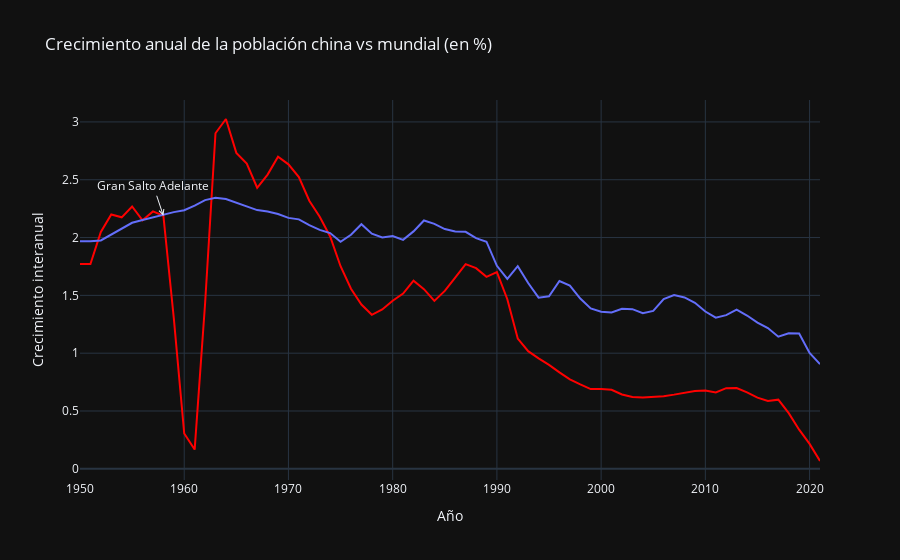

Here is the notebook cell this chart was saved with:
### Code cell
# Hago una copia de la figura anterior añadiendo una anotación explicativa.

fig_gran_salto_adelante = go.Figure(fig_comparar_var_pobl)
fig_gran_salto_adelante.add_annotation(x=1958, y=df_var_interanual_china.loc[df_var_interanual_china["Año"] == 1958, "Crecimiento interanual"].iloc[0],
                    text="Gran Salto Adelante",
                    showarrow=True, arrowhead=5)
fig_gran_salto_adelante.show()

### Figure 1 — Plotly figure (JSON) as saved in the notebook; plotly's stock layout.template omitted (floating-point values rounded to 4 significant figures)
{"data": [{"hovertemplate": "Año=%{x}<br>Crecimiento interanual=%{y}<extra></extra>", "legendgroup": "", "line": {"color": "red", "dash": "solid"}, "marker": {"symbol": "circle"}, "mode": "lines", "name": "", "orientation": "v", "showlegend": false, "type": "scatter", "x": [1950, 1951, 1952, 1953, 1954, 1955, 1956, 1957, 1958, 1959, 1960, 1961, 1962, 1963, 1964, 1965, 1966, 1967, 1968, 1969, 1970, 1971, 1972, 1973, 1974, 1975, 1976, 1977, 1978, 1979, 1980, 1981, 1982, 1983, 1984, 1985, 1986, 1987, 1988, 1989, 1990, 1991, 1992, 1993, 1994, 1995, 1996, 1997, 1998, 1999, 2000, 2001, 2002, 2003, 2004, 2005, 2006, 2007, 2008, 2009, 2010, 2011, 2012, 2013, 2014, 2015, 2016, 2017, 2018, 2019, 2020, 2021], "xaxis": "x", "y": [1.771, 1.771, 2.048, 2.199, 2.175, 2.269, 2.149, 2.226, 2.189, 1.303, 0.3054, 0.1666, 1.428, 2.902, 3.025, 2.732, 2.639, 2.431, 2.545, 2.699, 2.633, 2.523, 2.319, 2.18, 2.009, 1.752, 1.557, 1.421, 1.332, 1.378, 1.453, 1.515, 1.627, 1.553, 1.452, 1.539, 1.653, 1.77, 1.736, 1.66, 1.7, 1.467, 1.127, 1.017, 0.9559, 0.8993, 0.8336, 0.7736, 0.7299, 0.6895, 0.6903, 0.6835, 0.6432, 0.6204, 0.6163, 0.6224, 0.6283, 0.6417, 0.6549, 0.6735, 0.677, 0.6604, 0.6975, 0.6981, 0.6605, 0.6155, 0.5865, 0.5982, 0.4817, 0.3384, 0.2156, 0.06763], "yaxis": "y"}, {"hovertemplate": "Año=%{x}<br>Crecimiento interanual medio=%{y}<extra></extra>", "legendgroup": "", "line": {"color": "#636efa", "dash": "solid"}, "marker": {"symbol": "circle"}, "mode": "lines", "name": "", "orientation": "v", "showlegend": false, "type": "scatter", "x": [1950, 1951, 1952, 1953, 1954, 1955, 1956, 1957, 1958, 1959, 1960, 1961, 1962, 1963, 1964, 1965, 1966, 1967, 1968, 1969, 1970, 1971, 1972, 1973, 1974, 1975, 1976, 1977, 1978, 1979, 1980, 1981, 1982, 1983, 1984, 1985, 1986, 1987, 1988, 1989, 1990, 1991, 1992, 1993, 1994, 1995, 1996, 1997, 1998, 1999, 2000, 2001, 2002, 2003, 2004, 2005, 2006, 2007, 2008, 2009, 2010, 2011, 2012, 2013, 2014, 2015, 2016, 2017, 2018, 2019, 2020, 2021], "xaxis": "x", "y": [1.968, 1.968, 1.975, 2.028, 2.081, 2.128, 2.152, 2.173, 2.201, 2.22, 2.237, 2.277, 2.324, 2.344, 2.333, 2.302, 2.27, 2.237, 2.225, 2.203, 2.17, 2.157, 2.107, 2.066, 2.039, 1.963, 2.025, 2.115, 2.034, 2.0, 2.013, 1.98, 2.053, 2.148, 2.118, 2.074, 2.053, 2.05, 1.995, 1.964, 1.755, 1.643, 1.752, 1.607, 1.48, 1.492, 1.625, 1.585, 1.472, 1.387, 1.359, 1.352, 1.383, 1.381, 1.346, 1.366, 1.467, 1.503, 1.482, 1.435, 1.36, 1.307, 1.329, 1.376, 1.326, 1.265, 1.217, 1.142, 1.172, 1.169, 1.002, 0.9054], "yaxis": "y"}], "layout": {"annotations": [{"arrowhead": 5, "showarrow": true, "text": "Gran Salto Adelante", "x": 1958, "y": 2.189}], "legend": {"tracegroupgap": 0}, "title": {"text": "Crecimiento anual de la población china vs mundial (en %)"}, "xaxis": {"anchor": "y", "domain": [0, 1], "title": {"text": "Año"}}, "yaxis": {"anchor": "x", "domain": [0, 1], "title": {"text": "Crecimiento interanual"}}}}
